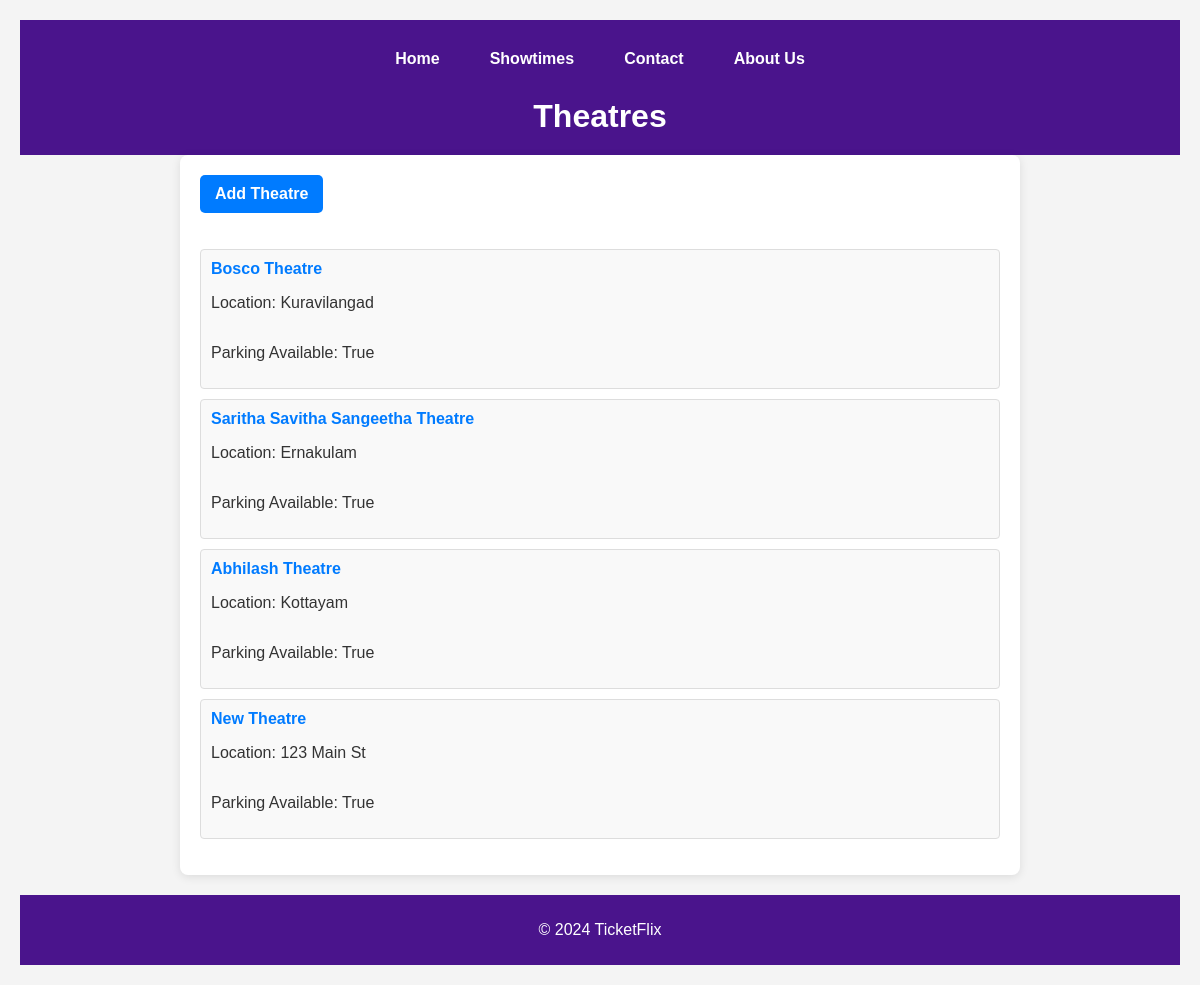
/theatre/, run on the app's committed database.
### myapp/models.py (models this page shows, shortened)
class Theatre(models.Model):
    name = models.CharField(max_length=255)
    location = models.CharField(max_length=255)
    rows = models.TextField()  # Stores rows as a comma-separated string like "A,B,C,D"
    seats_per_row = models.IntegerField()
    parking_available = models.TextField(blank=True, null=True)
    food_and_beverage_options = models.TextField(blank=True, null=True)  # Description of options
    accessibility_options = models.TextField(blank=True, null=True)  # Accessibility information

### myapp/views.py (the view)
# urls.py: path('theatre/', theatre_list, name='theatre'),
def theatre(request):
    theatres = Theatre.objects.all()
    return render(request, 'theatre.html', {'theatres': theatres})

### templates/theatre.html (shortened to what this page needs)
<!DOCTYPE html>
<html lang="en">
<head>
</head>
<body>
    <header>
        <div class="navbar">
            <a href="{% url 'user_dashboard' %}">Home</a>
            <a href="#">Showtimes</a>
            <a href="#">Contact</a>
            <a href="#">About Us</a>
        </div>
        <h1>Theatres</h1>
    </header>
    <div class="container">
        <a href="{% url 'add_theatre' %}" class="add-theatre-button">Add Theatre</a>
        <ul>
            {% for theatre in theatres %}
                <li>
                    <a href="{% url 'theatre_detail' theatre.id %}">{{ theatre.name }}</a>
                    <p>Location: {{ theatre.location }}</p>
                    <p>Parking Available: {{ theatre.parking_available }}</p>
                </li>
            {% empty %}
                <li>No theatres available.</li>
            {% endfor %}
        </ul>
    </div>
    <footer>
        <p>&copy; 2024 TicketFlix</p>
    </footer>
</body>
</html>

### templates/theatre.html (style rules this page uses)
body { font-family: 'Poppins', sans-serif; margin: 20px; background-color: #f4f4f4; color: #333; }
header { background-color: #4a148c; color: white; padding: 20px; text-align: center; }
.navbar { display: flex; justify-content: center; align-items: center; gap: 20px; margin-bottom: 20px; }
.navbar a { color: white; text-decoration: none; padding: 10px 15px; border-radius: 5px; transition: background-color 0.3s; }
h1 { margin: 0; font-size: 2em; }
.container { max-width: 800px; margin: auto; padding: 20px; background: white; border-radius: 8px; box-shadow: 0 2px 10px rgba(0, 0, 0, 0.1); }
ul { list-style-type: none; padding: 0; }
li { margin: 10px 0; padding: 10px; border: 1px solid #ddd; border-radius: 4px; background-color: #f9f9f9; display: flex; flex-direction: column; }
a { text-decoration: none; color: #007bff; font-weight: bold; }
.add-theatre-button { display: inline-block; margin-bottom: 20px; padding: 10px 15px; background-color: #007bff; color: white; text-decoration: none; border-radius: 5px; }
footer { margin-top: 20px; padding: 10px; text-align: center; background-color: #4a148c; color: white; }

### data on the page
Theatre: name "Bosco Theatre", location "Kuravilangad", parking_available "True"
Theatre: name "Saritha Savitha Sangeetha Theatre", location "Ernakulam", parking_available "True"
Theatre: name "Abhilash Theatre", location "Kottayam", parking_available "True"
Theatre: name "New Theatre", location "123 Main St", parking_available "True"
